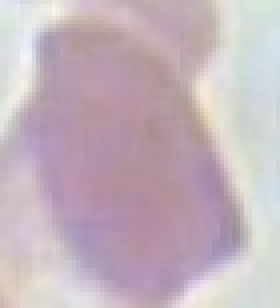
#> input picture data/processed/crops/BloodImage_00001_jpg.rf.1a3206b15602db1d97193162a50bd001_cell_5.jpg, 70 x 77 px (shown 4 times larger); its folder holds only this picture in this run
$ jupyter execute --allow-errors 03_Feature_Extraction.ipynb
#> lines starting #> are read from the running program, lines starting #| are printed output that depends on the picture; after the words box and inside, x2 and y2 are one past the last pixel; in counts of white or black regions, pixels touching at a corner belong together
# BƯỚC 3: Trích xuất Đặc trưng Hình ảnh
## Feature Engineering - Crop & Extract Features

Cầu nối giữa Deep Learning (YOLO) và Machine Learning
- Sử dụng YOLO model để crop cell từ ảnh gốc
- Trích xuất đặc trưng hình thái, màu sắc, kết cấu
- Lưu vào features.csv để train ML models

## 1. Setup & Import Libraries

[cell 1]
import os
import cv2
import numpy as np
import pandas as pd
import matplotlib.pyplot as plt
from pathlib import Path
from tqdm import tqdm
from ultralytics import YOLO
import warnings
warnings.filterwarnings('ignore')

BASE_DIR = Path.cwd()
print(f"Working directory: {BASE_DIR}")
print("✓ All libraries imported!")

## 2. Load YOLO Model

[cell 2]
# Load best.pt model
model_path = BASE_DIR / 'models/yolo/best.pt'

if model_path.exists():
    yolo_model = YOLO(str(model_path))
    print(f"✓ YOLO model loaded from: {model_path}")
else:
    print(f"⚠️ Model not found at {model_path}")
    print("   → Copy best.pt từ Kaggle training vào models/yolo/best.pt")

## 3. Định nghĩa Functions để Trích xuất Đặc trưng

[cell 3]
class CellFeatureExtractor:
    """Trích xuất đặc trưng từ ảnh cell"""

    @staticmethod
    def extract_morphology_features(binary_img):
        """Trích xuất đặc trưng hình thái"""
        features = {}

        # Area
        area = cv2.countNonZero(binary_img)
        features['area'] = area

        # Perimeter
        contours, _ = cv2.findContours(binary_img, cv2.RETR_TREE, cv2.CHAIN_APPROX_SIMPLE)
        if len(contours) > 0:
            cnt = max(contours, key=cv2.contourArea)
            perimeter = cv2.arcLength(cnt, True)
            features['perimeter'] = perimeter

            # Circularity (4 * π * area / perimeter²)
            if perimeter > 0:
                circularity = 4 * np.pi * area / (perimeter ** 2)
                features['circularity'] = circularity

            # Eccentricity
            if len(cnt) >= 5:
                ellipse = cv2.fitEllipse(cnt)
                (x, y), (MA, ma), angle = ellipse
                if MA > 0:
                    eccentricity = np.sqrt(1 - (ma / MA) ** 2)
                    features['eccentricity'] = eccentricity

        return features

    @staticmethod
    def extract_color_features(img):
        """Trích xuất đặc trưng màu sắc"""
        features = {}

        # RGB means
        features['mean_B'] = np.mean(img[:,:,0])
        features['mean_G'] = np.mean(img[:,:,1])
        features['mean_R'] = np.mean(img[:,:,2])

        # RGB std
        features['std_B'] = np.std(img[:,:,0])
        features['std_G'] = np.std(img[:,:,1])
        features['std_R'] = np.std(img[:,:,2])

        # HSV conversion
        hsv = cv2.cvtColor(img, cv2.COLOR_BGR2HSV).astype(float)
        features['mean_H'] = np.mean(hsv[:,:,0])
        features['mean_S'] = np.mean(hsv[:,:,1])
        features['mean_V'] = np.mean(hsv[:,:,2])

        return features

    @staticmethod
    def extract_texture_features(gray_img):
        """Trích xuất đặc trưng kết cấu"""
        features = {}

        # Edge detection
        edges = cv2.Canny(gray_img, 50, 150)
        features['edge_density'] = np.sum(edges > 0) / edges.size

        # Entropy (texture complexity)
        hist = cv2.calcHist([gray_img], [0], None, [256], [0, 256])
        hist = hist.flatten() / hist.sum()
        entropy = -np.sum(hist[hist > 0] * np.log2(hist[hist > 0]))
        features['entropy'] = entropy

        # Contrast
        contrast = np.std(gray_img)
        features['contrast'] = contrast

        return features

    @staticmethod
    def extract(img, label=None):
        """Trích xuất tất cả đặc trưng từ cell image"""
        features = {}

        # Convert to grayscale
        gray = cv2.cvtColor(img, cv2.COLOR_BGR2GRAY)

        # Thresholding
        _, binary = cv2.threshold(gray, 127, 255, cv2.THRESH_BINARY)

        # Extract all features
        features.update(CellFeatureExtractor.extract_morphology_features(binary))
        features.update(CellFeatureExtractor.extract_color_features(img))
        features.update(CellFeatureExtractor.extract_texture_features(gray))

        if label is not None:
            features['label'] = label

        return features

print("✓ Feature Extractor class defined")

## 4. Crop Cell Images từ YOLO Detection

[cell 4]
print("\n" + "="*60)
print("🔪 CROPPING CELLS FROM DETECTION RESULTS")
print("="*60)

crops_output_dir = BASE_DIR / 'data/processed/crops'
crops_output_dir.mkdir(parents=True, exist_ok=True)

# Lấy ảnh từ data/raw/images
images_dir = BASE_DIR / 'data/raw/images'
image_files = sorted(list(images_dir.glob('*.jpg')) + list(images_dir.glob('*.png')))[:20]  # 20 ảnh đầu

print(f"\nProcessing {len(image_files)} images...\n")

crop_count = 0
for img_path in tqdm(image_files, desc="Cropping cells"):
    img = cv2.imread(str(img_path))
    if img is None:
        continue

    # Predict
    results = yolo_model.predict(str(img_path), conf=0.25, verbose=False)

    # Crop từng cell
    for i, box in enumerate(results[0].boxes):
        x1, y1, x2, y2 = box.xyxy[0].int().tolist()

        # Crop
        crop = img[y1:y2, x1:x2]

        if crop.size > 0:
            # Save crop
            crop_name = f"{img_path.stem}_cell_{i}.jpg"
            crop_path = crops_output_dir / crop_name
            cv2.imwrite(str(crop_path), crop)
            crop_count += 1

print(f"\n✓ Cropped {crop_count} cells")

## 5. Extract Features từ Crops

[cell 5]
print("\n" + "="*60)
print("🔬 EXTRACTING FEATURES FROM CROPS")
print("="*60)

extractor = CellFeatureExtractor()
features_list = []

crop_files = sorted(list(crops_output_dir.glob('*.jpg')))
print(f"\nExtracting features from {len(crop_files)} crops...\n")

for crop_path in tqdm(crop_files, desc="Extracting features"):
    crop = cv2.imread(str(crop_path))
#> crop is the input picture: shape (77, 70, 3); mean B, G, R 189.1, 179.9, 196.5
    if crop is None:
        continue

    # Extract features
    features = extractor.extract(crop)
#> in extract, `gray = cv2.cvtColor(img, cv2.COLOR_BGR2GRAY)`:
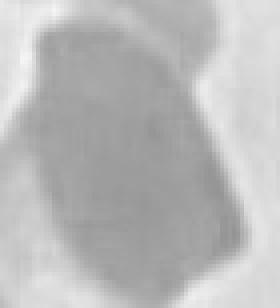
#> gray: shape (77, 70) (shown 4 times larger); min 148, max 245, mean 186
#> in extract, `_, binary = cv2.threshold(gray, 127, 255, cv2.THRESH_BINARY)`: binary: shape (77, 70); every value is 255
#> in extract_morphology_features, `area = cv2.countNonZero(binary_img)`: area = 5390
#> in extract_morphology_features, `contours, _ = cv2.findContours(binary_img, cv2.RETR_TREE, cv2.CHAIN_AP..`: contours = [[[0, 0], [0, 76], [69, 76], [69, 0]]]
#> in extract_morphology_features, `cnt = max(contours, key=cv2.contourArea)`: cnt = [[0, 0], [0, 76], [69, 76], [69, 0]]
#> in extract_morphology_features, `perimeter = cv2.arcLength(cnt, True)`: perimeter = 290
#> in extract_morphology_features, `circularity = 4 * np.pi * area / (perimeter ** 2)`: circularity = 0.805
#> in extract_color_features, `hsv = cv2.cvtColor(img, cv2.COLOR_BGR2HSV).astype(float)`:
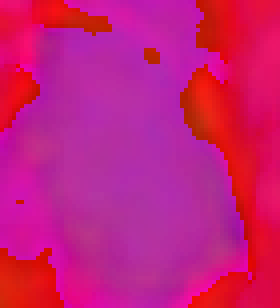
#> hsv: shape (77, 70, 3) float64 (shown 4 times larger); mean B, G, R 122.3, 28.7, 198.8
#> in extract_texture_features, `edges = cv2.Canny(gray_img, 50, 150)`:
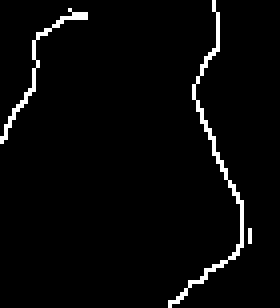
#> edges: shape (77, 70) (shown 4 times larger); 3.1% white in thin lines or dots
#> in extract_texture_features, `hist = cv2.calcHist([gray_img], [0], None, [256], [0, 256])`: hist = 256 values, max 276 at index 161, min 0 at index 0, mean 21.05
#> in extract_texture_features, `hist = hist.flatten() / hist.sum()`: hist = 256 values, max 0.0512 at index 161, min 0 at index 0, mean 0.00391
#> in extract_texture_features, `entropy = -np.sum(hist[hist > 0] * np.log2(hist[hist > 0]))`: entropy = 6.06
#> in extract_texture_features, `contrast = np.std(gray_img)`: contrast = 26.22
#> features = 15 items
    features['image_name'] = crop_path.name

    features_list.append(features)

# Tạo DataFrame
df_features = pd.DataFrame(features_list)
#> df_features = table of 1 rows and 16 columns
print(f"\n✓ Extracted features shape: {df_features.shape}")
#| ✓ Extracted features shape: (1, 16)
print(f"\nFeature columns ({len(df_features.columns)}):")
#| Feature columns (16):
for col in df_features.columns:
    print(f"  - {col}")
#> this loop made 16 passes
#> col on passes 1 to 12: 'area', 'perimeter', 'circularity', 'mean_B', 'mean_G', 'mean_R', 'std_B', 'std_G', 'std_R', 'mean_H', 'mean_S', 'mean_V'
#|   - area
#|   - perimeter
#|   - circularity
#|   - mean_B
#|   - mean_G
#|   - mean_R
#|   - std_B
#|   - std_G
#> (further printed lines are left out)

## 6. Data Cleaning & Preprocessing

[cell 6]
print("\n" + "="*60)
print("🧹 DATA CLEANING")
print("="*60)

# Check missing values
missing = df_features.isnull().sum()
if missing.sum() > 0:
    print(f"\nMissing values found:")
    print(missing[missing > 0])

    # Fill with mean
    df_features = df_features.fillna(df_features.mean())
    print("✓ Filled with mean values")
else:
    print("✓ No missing values")

# Remove duplicates
df_features = df_features.drop_duplicates()
print(f"✓ After removing duplicates: {len(df_features)} samples")
#| ✓ After removing duplicates: 1 samples

# Statistics
print(f"\nFeature statistics:")
print(df_features.describe())
#> (printed output is left out)

## 7. Lưu Features vào CSV

[cell 7]
print("\n" + "="*60)
print("💾 SAVING FEATURES")
print("="*60)

features_output = BASE_DIR / 'data/processed/features/train_features.csv'
features_output.parent.mkdir(parents=True, exist_ok=True)

#> (the rest of this cell did not finish here and is left out)

## 8. Visualization

[cell 8]
# Plot feature distributions
fig, axes = plt.subplots(2, 3, figsize=(15, 10))
fig.suptitle('Feature Distributions', fontsize=14, fontweight='bold')

feature_cols = ['area', 'perimeter', 'circularity', 'mean_R', 'mean_G', 'mean_B']
for idx, col in enumerate(feature_cols):
    ax = axes[idx // 3, idx % 3]
    if col in df_features.columns:
        ax.hist(df_features[col], bins=20, alpha=0.7, color='blue')
        ax.set_xlabel(col)
        ax.set_ylabel('Frequency')
        ax.grid(alpha=0.3)

plt.tight_layout()
plt.show()
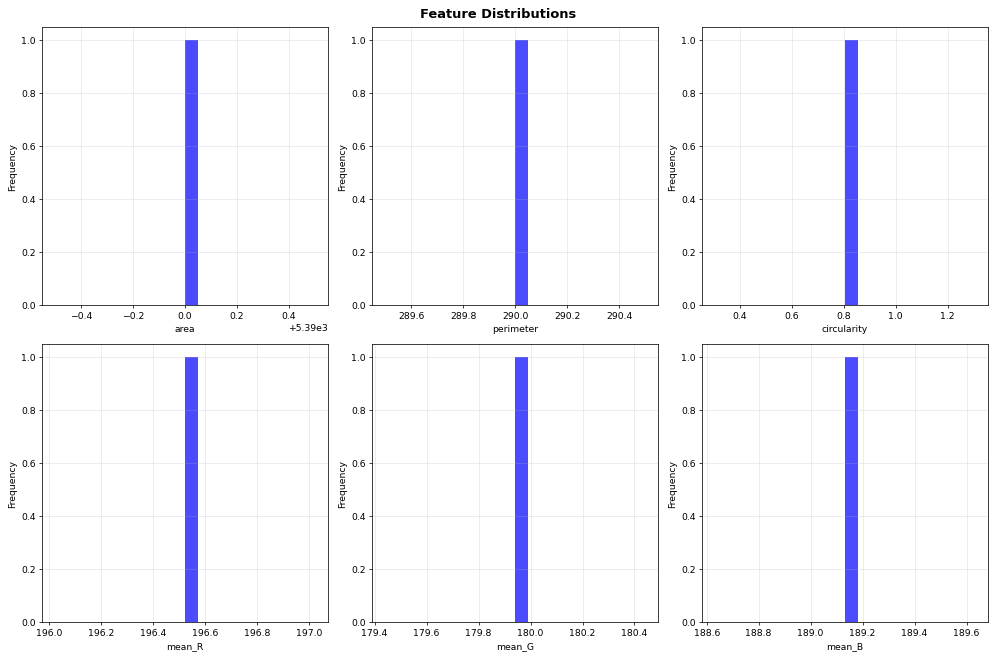
#> figure drawn by matplotlib, 6 panels; panel 1: tallest bar 1 high, from x = 5390 to 5390.1; panel 2: tallest bar 1 high, from x = 290 to 290.1; panel 3: tallest bar 1 high, from x = 0.805 to 0.855; panel 4: tallest bar 1 high, from x = 196.5 to 196.6

## 9. Tóm tắt Bước 3

[cell 9]
print("\n" + "="*60)
print("✅ BƯỚC 3 HOÀN THÀNH - FEATURE EXTRACTION")
print("="*60)
print(f"""
✓ Cropped {crop_count} cells from images
✓ Extracted {len(df_features)} feature sets
✓ Features saved to: data/processed/features/train_features.csv

📊 Feature Summary:
   - Total samples: {len(df_features)}
   - Total features: {len(df_features.columns)}
   - Feature types: Morphology, Color, Texture

📥 BƯỚC TIẾP THEO:
   Bước 4: Train ML Classification Models (train_ml.ipynb)

💾 Output file:
   - data/processed/features/train_features.csv

📝 Đặc trưng được trích xuất:
   - Morphology: area, perimeter, circularity, eccentricity
   - Color: mean/std RGB, mean HSV
   - Texture: edge_density, entropy, contrast
""")
#| ✓ Cropped 0 cells from images
#| ✓ Extracted 1 feature sets
#| ✓ Features saved to: data/processed/features/train_features.csv
#| 📊 Feature Summary:
#|    - Total samples: 1
#|    - Total features: 16
#|    - Feature types: Morphology, Color, Texture
#| 📥 BƯỚC TIẾP THEO:
#|    Bước 4: Train ML Classification Models (train_ml.ipynb)
#| 💾 Output file:
#|    - data/processed/features/train_features.csv
#| 📝 Đặc trưng được trích xuất:
#> (further printed lines are left out)

$ run again, on data/processed/crops/BloodImage_00001_jpg.rf.26d17ca3eb24797053eee4e03545a917_cell_5.jpg
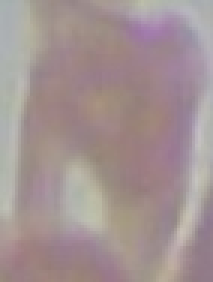
#> input picture data/processed/crops/BloodImage_00001_jpg.rf.26d17ca3eb24797053eee4e03545a917_cell_5.jpg, 71 x 94 px (shown 3 times larger)
#> crop is the input picture: shape (94, 71, 3); mean B, G, R 146.5, 146.3, 162.7
#> binary: shape (94, 71); every value is 255
#> area = 6674
#> contours = [[[0, 0], [0, 93], [70, 93], [70, 0]]]
#> cnt = [[0, 0], [0, 93], [70, 93], [70, 0]]
#> perimeter = 326
#> circularity = 0.789
#> in extract_color_features, `hsv = cv2.cvtColor(img, cv2.COLOR_BGR2HSV).astype(float)`:
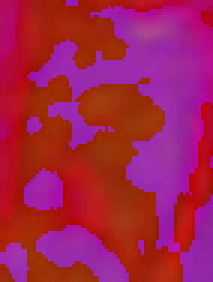
#> hsv: shape (94, 71, 3) float64 (shown 3 times larger); mean B, G, R 77.9, 33.3, 163.3
#> in extract_texture_features, `edges = cv2.Canny(gray_img, 50, 150)`:
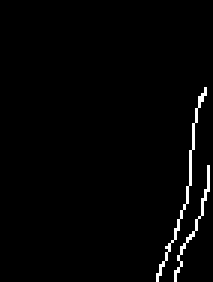
#> edges: shape (94, 71) (shown 3 times larger); 1.8% white in thin lines or dots, all inside (x1, y1, x2, y2) = (52, 29, 70, 94)
#> in extract_texture_features, `hist = cv2.calcHist([gray_img], [0], None, [256], [0, 256])`: hist = 256 values, max 341 at index 139, min 0 at index 0, mean 26.07
#> in extract_texture_features, `hist = hist.flatten() / hist.sum()`: hist = 256 values, max 0.0511 at index 139, min 0 at index 0, mean 0.00391
#> entropy = 5.5
#> contrast = 15.62
#> features = 15 items
#> df_features = table of 1 rows and 16 columns
#| ✓ Extracted features shape: (1, 16)
#| Feature columns (16):
#> the loop `for col in df_features.columns:` made 16 passes
#> col on passes 1 to 8: 'area', 'perimeter', 'circularity', 'mean_B', 'mean_G', 'mean_R', 'std_B', 'std_G'
#> (printed output is left out)
#| ✓ After removing duplicates: 1 samples
#> (printed output is left out)
#| ✓ Cropped 0 cells from images
#| ✓ Extracted 1 feature sets
#| ✓ Features saved to: data/processed/features/train_features.csv
#| 📊 Feature Summary:
#|    - Total samples: 1
#|    - Total features: 16
#> (further printed lines are left out)
